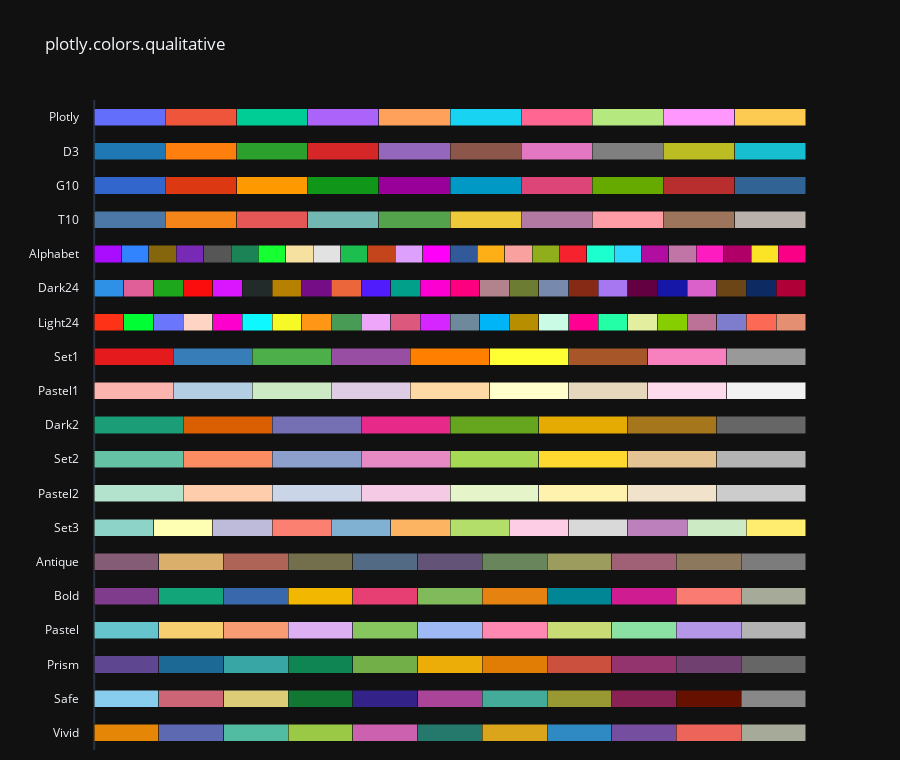

Write notebook code for a chart like this one.
### Markdown cell above
## 4.Colormap 사용

### 1) 불연속 데이터용 colormap

- 색을 연속적인 그라데이션의 묶음으로 구분하지 않은 색의 모음
- 주로 Bar 차트와 같은 범주형 데이터나 label이 필요한 구분에 유용

### Code cell
fig = px.colors.qualitative.swatches()

fig.show()

### Figure 1 — Plotly figure (JSON) as saved in the notebook; plotly's stock layout.template omitted (floating-point values rounded to 4 significant figures)
{"data": [{"customdata": [0, 1, 2, 3, 4, 5, 6, 7, 8, 9, 10], "hovertemplate": "%{y}[%{customdata}] = %{marker.color}<extra></extra>", "marker": {"color": ["rgb(229, 134, 6)", "rgb(93, 105, 177)", "rgb(82, 188, 163)", "rgb(153, 201, 69)", "rgb(204, 97, 176)", "rgb(36, 121, 108)", "rgb(218, 165, 27)", "rgb(47, 138, 196)", "rgb(118, 78, 159)", "rgb(237, 100, 90)", "rgb(165, 170, 153)"]}, "orientation": "h", "x": [1, 1, 1, 1, 1, 1, 1, 1, 1, 1, 1], "y": ["Vivid", "Vivid", "Vivid", "Vivid", "Vivid", "Vivid", "Vivid", "Vivid", "Vivid", "Vivid", "Vivid"], "type": "bar"}, {"customdata": [0, 1, 2, 3, 4, 5, 6, 7, 8, 9, 10], "hovertemplate": "%{y}[%{customdata}] = %{marker.color}<extra></extra>", "marker": {"color": ["rgb(136, 204, 238)", "rgb(204, 102, 119)", "rgb(221, 204, 119)", "rgb(17, 119, 51)", "rgb(51, 34, 136)", "rgb(170, 68, 153)", "rgb(68, 170, 153)", "rgb(153, 153, 51)", "rgb(136, 34, 85)", "rgb(102, 17, 0)", "rgb(136, 136, 136)"]}, "orientation": "h", "x": [1, 1, 1, 1, 1, 1, 1, 1, 1, 1, 1], "y": ["Safe", "Safe", "Safe", "Safe", "Safe", "Safe", "Safe", "Safe", "Safe", "Safe", "Safe"], "type": "bar"}, {"customdata": [0, 1, 2, 3, 4, 5, 6, 7, 8, 9, 10], "hovertemplate": "%{y}[%{customdata}] = %{marker.color}<extra></extra>", "marker": {"color": ["rgb(95, 70, 144)", "rgb(29, 105, 150)", "rgb(56, 166, 165)", "rgb(15, 133, 84)", "rgb(115, 175, 72)", "rgb(237, 173, 8)", "rgb(225, 124, 5)", "rgb(204, 80, 62)", "rgb(148, 52, 110)", "rgb(111, 64, 112)", "rgb(102, 102, 102)"]}, "orientation": "h", "x": [1, 1, 1, 1, 1, 1, 1, 1, 1, 1, 1], "y": ["Prism", "Prism", "Prism", "Prism", "Prism", "Prism", "Prism", "Prism", "Prism", "Prism", "Prism"], "type": "bar"}, {"customdata": [0, 1, 2, 3, 4, 5, 6, 7, 8, 9, 10], "hovertemplate": "%{y}[%{customdata}] = %{marker.color}<extra></extra>", "marker": {"color": ["rgb(102, 197, 204)", "rgb(246, 207, 113)", "rgb(248, 156, 116)", "rgb(220, 176, 242)", "rgb(135, 197, 95)", "rgb(158, 185, 243)", "rgb(254, 136, 177)", "rgb(201, 219, 116)", "rgb(139, 224, 164)", "rgb(180, 151, 231)", "rgb(179, 179, 179)"]}, "orientation": "h", "x": [1, 1, 1, 1, 1, 1, 1, 1, 1, 1, 1], "y": ["Pastel", "Pastel", "Pastel", "Pastel", "Pastel", "Pastel", "Pastel", "Pastel", "Pastel", "Pastel", "Pastel"], "type": "bar"}, {"customdata": [0, 1, 2, 3, 4, 5, 6, 7, 8, 9, 10], "hovertemplate": "%{y}[%{customdata}] = %{marker.color}<extra></extra>", "marker": {"color": ["rgb(127, 60, 141)", "rgb(17, 165, 121)", "rgb(57, 105, 172)", "rgb(242, 183, 1)", "rgb(231, 63, 116)", "rgb(128, 186, 90)", "rgb(230, 131, 16)", "rgb(0, 134, 149)", "rgb(207, 28, 144)", "rgb(249, 123, 114)", "rgb(165, 170, 153)"]}, "orientation": "h", "x": [1, 1, 1, 1, 1, 1, 1, 1, 1, 1, 1], "y": ["Bold", "Bold", "Bold", "Bold", "Bold", "Bold", "Bold", "Bold", "Bold", "Bold", "Bold"], "type": "bar"}, {"customdata": [0, 1, 2, 3, 4, 5, 6, 7, 8, 9, 10], "hovertemplate": "%{y}[%{customdata}] = %{marker.color}<extra></extra>", "marker": {"color": ["rgb(133, 92, 117)", "rgb(217, 175, 107)", "rgb(175, 100, 88)", "rgb(115, 111, 76)", "rgb(82, 106, 131)", "rgb(98, 83, 119)", "rgb(104, 133, 92)", "rgb(156, 156, 94)", "rgb(160, 97, 119)", "rgb(140, 120, 93)", "rgb(124, 124, 124)"]}, "orientation": "h", "x": [1, 1, 1, 1, 1, 1, 1, 1, 1, 1, 1], "y": ["Antique", "Antique", "Antique", "Antique", "Antique", "Antique", "Antique", "Antique", "Antique", "Antique", "Antique"], "type": "bar"}, {"customdata": [0, 1, 2, 3, 4, 5, 6, 7, 8, 9, 10, 11], "hovertemplate": "%{y}[%{customdata}] = %{marker.color}<extra></extra>", "marker": {"color": ["rgb(141,211,199)", "rgb(255,255,179)", "rgb(190,186,218)", "rgb(251,128,114)", "rgb(128,177,211)", "rgb(253,180,98)", "rgb(179,222,105)", "rgb(252,205,229)", "rgb(217,217,217)", "rgb(188,128,189)", "rgb(204,235,197)", "rgb(255,237,111)"]}, "orientation": "h", "x": [1, 1, 1, 1, 1, 1, 1, 1, 1, 1, 1, 1], "y": ["Set3", "Set3", "Set3", "Set3", "Set3", "Set3", "Set3", "Set3", "Set3", "Set3", "Set3", "Set3"], "type": "bar"}, {"customdata": [0, 1, 2, 3, 4, 5, 6, 7], "hovertemplate": "%{y}[%{customdata}] = %{marker.color}<extra></extra>", "marker": {"color": ["rgb(179,226,205)", "rgb(253,205,172)", "rgb(203,213,232)", "rgb(244,202,228)", "rgb(230,245,201)", "rgb(255,242,174)", "rgb(241,226,204)", "rgb(204,204,204)"]}, "orientation": "h", "x": [1, 1, 1, 1, 1, 1, 1, 1], "y": ["Pastel2", "Pastel2", "Pastel2", "Pastel2", "Pastel2", "Pastel2", "Pastel2", "Pastel2"], "type": "bar"}, {"customdata": [0, 1, 2, 3, 4, 5, 6, 7], "hovertemplate": "%{y}[%{customdata}] = %{marker.color}<extra></extra>", "marker": {"color": ["rgb(102,194,165)", "rgb(252,141,98)", "rgb(141,160,203)", "rgb(231,138,195)", "rgb(166,216,84)", "rgb(255,217,47)", "rgb(229,196,148)", "rgb(179,179,179)"]}, "orientation": "h", "x": [1, 1, 1, 1, 1, 1, 1, 1], "y": ["Set2", "Set2", "Set2", "Set2", "Set2", "Set2", "Set2", "Set2"], "type": "bar"}, {"customdata": [0, 1, 2, 3, 4, 5, 6, 7], "hovertemplate": "%{y}[%{customdata}] = %{marker.color}<extra></extra>", "marker": {"color": ["rgb(27,158,119)", "rgb(217,95,2)", "rgb(117,112,179)", "rgb(231,41,138)", "rgb(102,166,30)", "rgb(230,171,2)", "rgb(166,118,29)", "rgb(102,102,102)"]}, "orientation": "h", "x": [1, 1, 1, 1, 1, 1, 1, 1], "y": ["Dark2", "Dark2", "Dark2", "Dark2", "Dark2", "Dark2", "Dark2", "Dark2"], "type": "bar"}, {"customdata": [0, 1, 2, 3, 4, 5, 6, 7, 8], "hovertemplate": "%{y}[%{customdata}] = %{marker.color}<extra></extra>", "marker": {"color": ["rgb(251,180,174)", "rgb(179,205,227)", "rgb(204,235,197)", "rgb(222,203,228)", "rgb(254,217,166)", "rgb(255,255,204)", "rgb(229,216,189)", "rgb(253,218,236)", "rgb(242,242,242)"]}, "orientation": "h", "x": [1, 1, 1, 1, 1, 1, 1, 1, 1], "y": ["Pastel1", "Pastel1", "Pastel1", "Pastel1", "Pastel1", "Pastel1", "Pastel1", "Pastel1", "Pastel1"], "type": "bar"}, {"customdata": [0, 1, 2, 3, 4, 5, 6, 7, 8], "hovertemplate": "%{y}[%{customdata}] = %{marker.color}<extra></extra>", "marker": {"color": ["rgb(228,26,28)", "rgb(55,126,184)", "rgb(77,175,74)", "rgb(152,78,163)", "rgb(255,127,0)", "rgb(255,255,51)", "rgb(166,86,40)", "rgb(247,129,191)", "rgb(153,153,153)"]}, "orientation": "h", "x": [1, 1, 1, 1, 1, 1, 1, 1, 1], "y": ["Set1", "Set1", "Set1", "Set1", "Set1", "Set1", "Set1", "Set1", "Set1"], "type": "bar"}, {"customdata": [0, 1, 2, 3, 4, 5, 6, 7, 8, 9, 10, 11, 12, 13, 14, 15, 16, 17, 18, 19, 20, 21, 22, 23], "hovertemplate": "%{y}[%{customdata}] = %{marker.color}<extra></extra>", "marker": {"color": ["#FD3216", "#00FE35", "#6A76FC", "#FED4C4", "#FE00CE", "#0DF9FF", "#F6F926", "#FF9616", "#479B55", "#EEA6FB", "#DC587D", "#D626FF", "#6E899C", "#00B5F7", "#B68E00", "#C9FBE5", "#FF0092", "#22FFA7", "#E3EE9E", "#86CE00", "#BC7196", "#7E7DCD", "#FC6955", "#E48F72"]}, "orientation": "h", "x": [1, 1, 1, 1, 1, 1, 1, 1, 1, 1, 1, 1, 1, 1, 1, 1, 1, 1, 1, 1, 1, 1, 1, 1], "y": ["Light24", "Light24", "Light24", "Light24", "Light24", "Light24", "Light24", "Light24", "Light24", "Light24", "Light24", "Light24", "Light24", "Light24", "Light24", "Light24", "Light24", "Light24", "Light24", "Light24", "Light24", "Light24", "Light24", "Light24"], "type": "bar"}, {"customdata": [0, 1, 2, 3, 4, 5, 6, 7, 8, 9, 10, 11, 12, 13, 14, 15, 16, 17, 18, 19, 20, 21, 22, 23], "hovertemplate": "%{y}[%{customdata}] = %{marker.color}<extra></extra>", "marker": {"color": ["#2E91E5", "#E15F99", "#1CA71C", "#FB0D0D", "#DA16FF", "#222A2A", "#B68100", "#750D86", "#EB663B", "#511CFB", "#00A08B", "#FB00D1", "#FC0080", "#B2828D", "#6C7C32", "#778AAE", "#862A16", "#A777F1", "#620042", "#1616A7", "#DA60CA", "#6C4516", "#0D2A63", "#AF0038"]}, "orientation": "h", "x": [1, 1, 1, 1, 1, 1, 1, 1, 1, 1, 1, 1, 1, 1, 1, 1, 1, 1, 1, 1, 1, 1, 1, 1], "y": ["Dark24", "Dark24", "Dark24", "Dark24", "Dark24", "Dark24", "Dark24", "Dark24", "Dark24", "Dark24", "Dark24", "Dark24", "Dark24", "Dark24", "Dark24", "Dark24", "Dark24", "Dark24", "Dark24", "Dark24", "Dark24", "Dark24", "Dark24", "Dark24"], "type": "bar"}, {"customdata": [0, 1, 2, 3, 4, 5, 6, 7, 8, 9, 10, 11, 12, 13, 14, 15, 16, 17, 18, 19, 20, 21, 22, 23, 24, 25], "hovertemplate": "%{y}[%{customdata}] = %{marker.color}<extra></extra>", "marker": {"color": ["#AA0DFE", "#3283FE", "#85660D", "#782AB6", "#565656", "#1C8356", "#16FF32", "#F7E1A0", "#E2E2E2", "#1CBE4F", "#C4451C", "#DEA0FD", "#FE00FA", "#325A9B", "#FEAF16", "#F8A19F", "#90AD1C", "#F6222E", "#1CFFCE", "#2ED9FF", "#B10DA1", "#C075A6", "#FC1CBF", "#B00068", "#FBE426", "#FA0087"]}, "orientation": "h", "x": [1, 1, 1, 1, 1, 1, 1, 1, 1, 1, 1, 1, 1, 1, 1, 1, 1, 1, 1, 1, 1, 1, 1, 1, 1, 1], "y": ["Alphabet", "Alphabet", "Alphabet", "Alphabet", "Alphabet", "Alphabet", "Alphabet", "Alphabet", "Alphabet", "Alphabet", "Alphabet", "Alphabet", "Alphabet", "Alphabet", "Alphabet", "Alphabet", "Alphabet", "Alphabet", "Alphabet", "Alphabet", "Alphabet", "Alphabet", "Alphabet", "Alphabet", "Alphabet", "Alphabet"], "type": "bar"}, {"customdata": [0, 1, 2, 3, 4, 5, 6, 7, 8, 9], "hovertemplate": "%{y}[%{customdata}] = %{marker.color}<extra></extra>", "marker": {"color": ["#4C78A8", "#F58518", "#E45756", "#72B7B2", "#54A24B", "#EECA3B", "#B279A2", "#FF9DA6", "#9D755D", "#BAB0AC"]}, "orientation": "h", "x": [1, 1, 1, 1, 1, 1, 1, 1, 1, 1], "y": ["T10", "T10", "T10", "T10", "T10", "T10", "T10", "T10", "T10", "T10"], "type": "bar"}, {"customdata": [0, 1, 2, 3, 4, 5, 6, 7, 8, 9], "hovertemplate": "%{y}[%{customdata}] = %{marker.color}<extra></extra>", "marker": {"color": ["#3366CC", "#DC3912", "#FF9900", "#109618", "#990099", "#0099C6", "#DD4477", "#66AA00", "#B82E2E", "#316395"]}, "orientation": "h", "x": [1, 1, 1, 1, 1, 1, 1, 1, 1, 1], "y": ["G10", "G10", "G10", "G10", "G10", "G10", "G10", "G10", "G10", "G10"], "type": "bar"}, {"customdata": [0, 1, 2, 3, 4, 5, 6, 7, 8, 9], "hovertemplate": "%{y}[%{customdata}] = %{marker.color}<extra></extra>", "marker": {"color": ["#1F77B4", "#FF7F0E", "#2CA02C", "#D62728", "#9467BD", "#8C564B", "#E377C2", "#7F7F7F", "#BCBD22", "#17BECF"]}, "orientation": "h", "x": [1, 1, 1, 1, 1, 1, 1, 1, 1, 1], "y": ["D3", "D3", "D3", "D3", "D3", "D3", "D3", "D3", "D3", "D3"], "type": "bar"}, {"customdata": [0, 1, 2, 3, 4, 5, 6, 7, 8, 9], "hovertemplate": "%{y}[%{customdata}] = %{marker.color}<extra></extra>", "marker": {"color": ["#636EFA", "#EF553B", "#00CC96", "#AB63FA", "#FFA15A", "#19D3F3", "#FF6692", "#B6E880", "#FF97FF", "#FECB52"]}, "orientation": "h", "x": [1, 1, 1, 1, 1, 1, 1, 1, 1, 1], "y": ["Plotly", "Plotly", "Plotly", "Plotly", "Plotly", "Plotly", "Plotly", "Plotly", "Plotly", "Plotly"], "type": "bar"}], "layout": {"bargap": 0.5, "barmode": "stack", "barnorm": "fraction", "height": 760, "margin": {"b": 10}, "showlegend": false, "title": {"text": "plotly.colors.qualitative"}, "xaxis": {"range": [-0.02, 1.02], "showgrid": false, "showticklabels": false}}}
